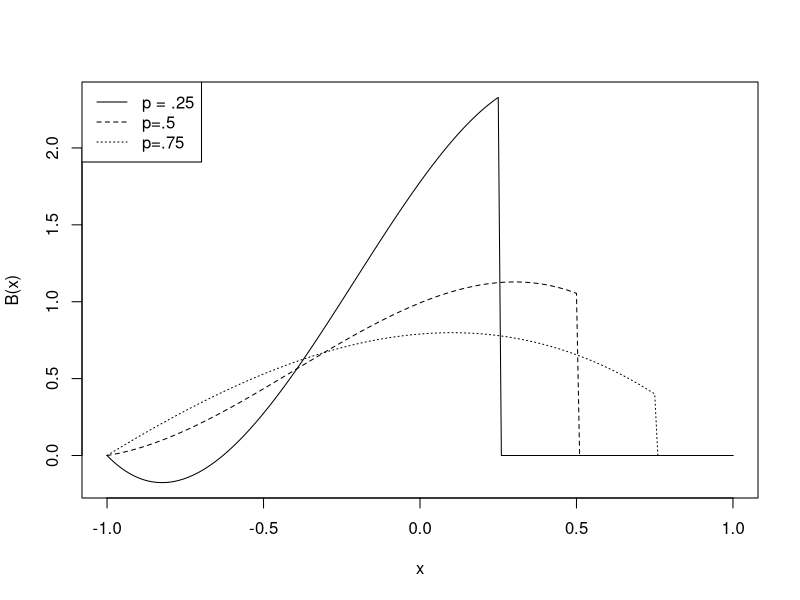
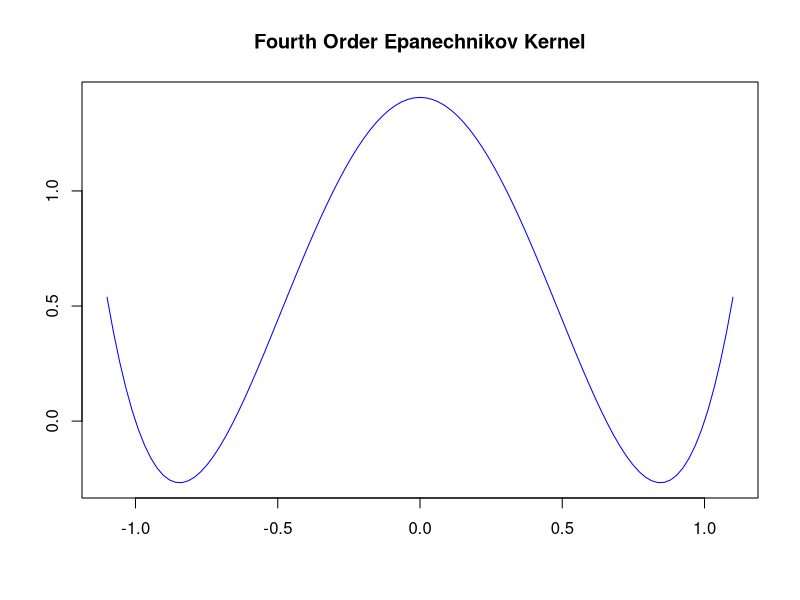

Reproduce these figures in R, in order. (Note: this script raises an error after producing the figures.)
#------------------------
#	1
#------------------------

#define a_m funcitons 
a0 = function(p){
	return(.75*(p-p^3/3 + 2/3))
}

a1 = function(p){
	return(.75*(p^2/2-p^4/4 - 1/4))
}

a2 = function(p){
	return(.75*(p^3/3-p^5/5 + 2/15))
}

#define Epanechnikov Kernel
K = function(t){
	return(.75*(1-t^2))
}

#Define indicator function
I = function(t,p){
	return(ifelse(t>p, 0,1))
}

#define Boundary kernel 
B = function(t,p){
	top = a2(p) - a1(p)*t
	bottom = a2(p)*a0(p) - a1(p)^2
	ret = top/bottom * K(t) * I(t,p)
	return(ret)
}

#plot boundary kernel
x = seq(-1, 1, by = .01)
y = list()
P = c(.25, .5, .75)
for(i in 1:3){
	p = P[i]
	y[[i]] = B(x, p)
}


plot(x, y[[1]], type = "l", lty = 1, ylab = "B(x)")
points(x, y[[2]], type = "l", lty = 2)
points(x, y[[3]], type = "l",  lty = 3)

legend("topleft", legend = c("p = .25", "p=.5", "p=.75"), lty = c(1,2,3))

#------------------------
#	2
#------------------------

#plot fourth order Epanechnikov kernel 
curve(175/32*(9/35 - 3*x^2/5)*(1-x^2), xlim = c(-1.1, 1.1), xlab = "", ylab = "", main = "Fourth Order Epanechnikov Kernel", col = "blue")


#------------------------
#	4
#------------------------

#get data 
pl = iris$Petal.Length

#define indicator and Epanechnikov kernel functions
I = function(x){
	return(ifelse(x> 1 || x< -1, 0, 1))
}

K = function(t){
	if(I(t) == 0){
		return(0)
	}else{
		return(0.75 *(1-t^2))
	}
}


#define Kappa
Kappa = function(upper){
	
	if(upper < -1){
		return(0)
	}
	
	if(upper > 1){
		return(1)
	}
	
	#Rough integral approximation 
	x = seq(-1, upper, by = 0.01)
	dx = 0.01
	y = K(x)
	return(sum(y*dx))
	
}

#define CDF 
CDF = function(x,h){
	arg = (x - pl)/h
	
	y = numeric(length(arg))
	for(i in 1:length(arg)){
		y[i] = Kappa(arg[i])
	}
	
	return(mean(y))
}

#plot results 
x = seq(1, 7, by = .1)
Y = list()
H = c(.25,.5,.75)
for(j in 1:length(H)){
	F = numeric(length(x))
	for(i in 1:length(x)){
		F[i] = CDF(x[i], H[j])
	}
	Y[[j]] = F
}

plot(x, Y[[1]], type = "l", main = "Epanechnikov Kernel CDF", lty = 2, col = "red", ylab = "F_n	(x)")
points(x, Y[[2]], type = "l", main = "Epanechnikov Kernel CDF", lty = 5,col = "green")
points(x, Y[[3]], type = "l", main = "Epanechnikov Kernel CDF", lty = 10, col = "blue")

legend("topleft", legend = c(".25", ".5", ".75"), lty = c(2,5,10))


#Build constant CDF estimator
# Compare this to the smooth kernel estimators 
histCDF = function(x){
	return(sum(x>pl)/length(pl))
}

histY = numeric(length(x))
for(i in 1:length(x)){
	histY[i] = histCDF(x[i])
}
plot(x, histY, type = "l", ylab = "F_hist(x)",main = "CDF Constant Estimator")









